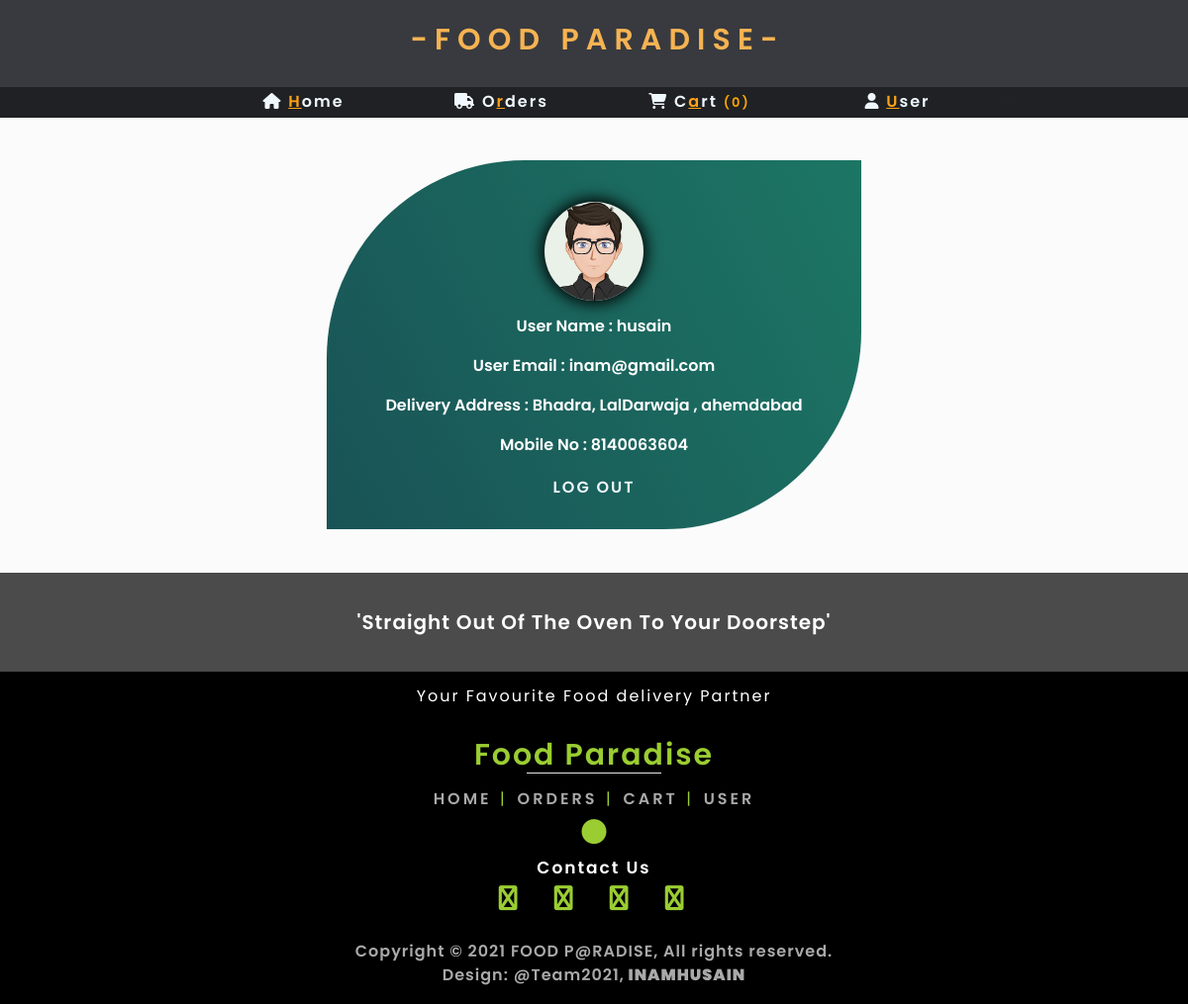
/User/user.php (signed in), run on an earlier commit of the app's database.
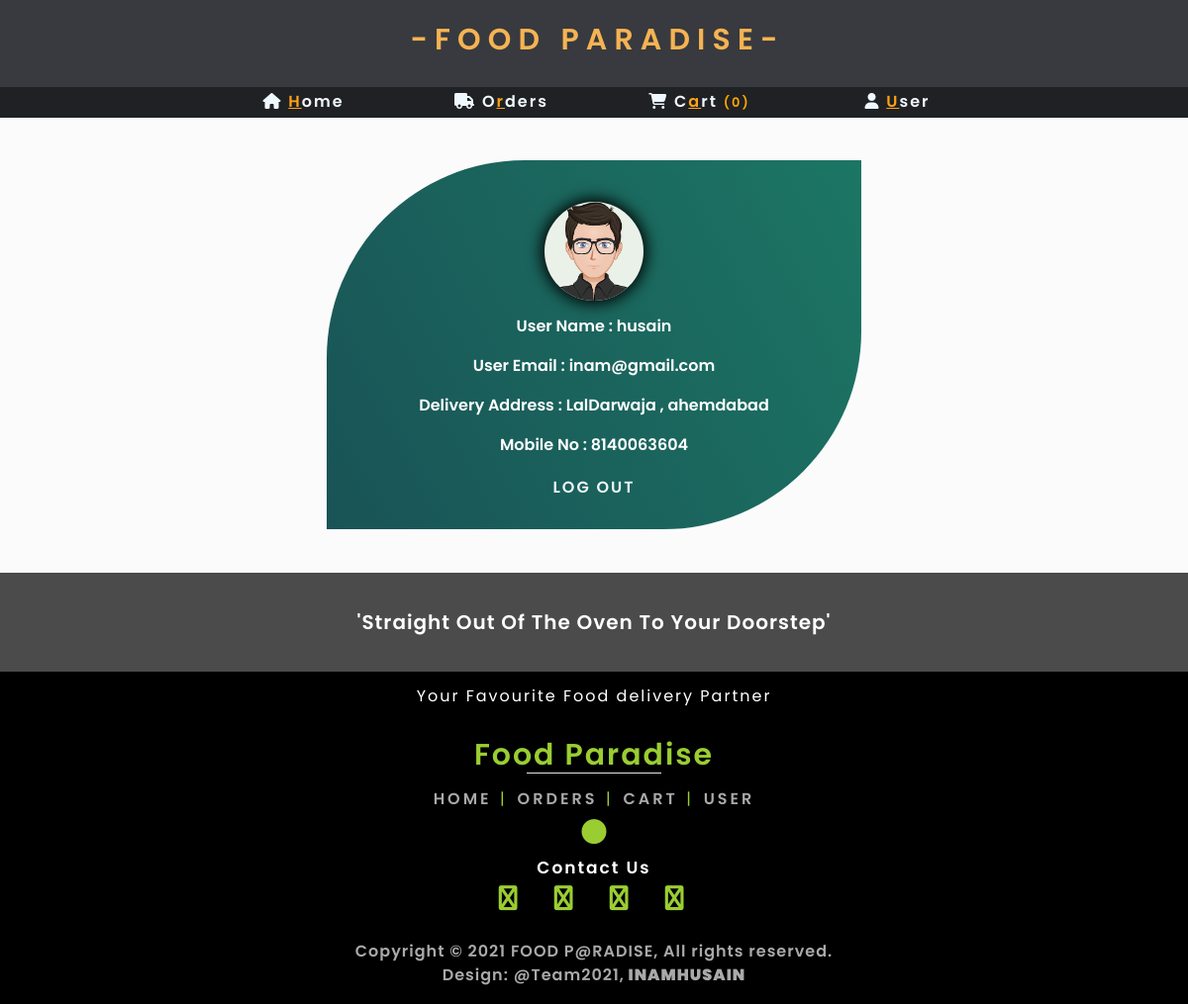
And on a later commit of the database.
### tables this page shows
CREATE TABLE `user` (
  `id` int(255) NOT NULL,
  `user_name` varchar(255) NOT NULL,
  `email` varchar(255) NOT NULL,
  `password` varchar(255) NOT NULL,
  `address` varchar(255) NOT NULL,
  `mobile` varchar(255) NOT NULL
);

### User/user.php (the view, shortened to what this page needs)
<?php
$user_email = $_SESSION['user_email'];
include 'conn.php';
$select = "SELECT * FROM `user` WHERE `email`='$user_email'";
$select_query=mysqli_query($con,$select);
$res = mysqli_fetch_array($select_query);
$user_name = $res['user_name'];
$address = $res['address'];
$mobile = $res['mobile'];
?>
<!DOCTYPE html>
<html lang="en">
<head>
    <?php include '../Admin/links.php'; ?>
    <link rel="stylesheet" href="css/user.css">
</head>
<body onload="myfunc()">
    <?php
    include 'menu.php';
    ?>
    <div class="container">
        <div class="row justify-content-center">
            <div class="col-lg-6 text-center">
                   <div class="cardd">
                        <div class="row justify-content-center" id="img">
                                <div class="col-12 text-center">
                                    <img src="images/avatar7.png" height="100px" width="100px">
                                </div>
                        </div>
                        <div class="row justify-content-center" id="name">
                                <div class="col-12 text-center">
                                    <p>User Name : <?php echo $user_name;?></p>
                                </div>
                        </div>
                        <div class="row justify-content-center" id="email">
                                <div class="col-12 text-center">
                                    <p>User Email : <?php echo $user_email;?></p>
                                </div>
                        </div>
                        <div class="row justify-content-center" id="address">
                                <div class="col-12 text-center">
                                    <p>Delivery Address : <?php echo $address;?></p>
                                </div>
                        </div>
                        <div class="row justify-content-center" id="mobile">
                                <div class="col-12 text-center">
                                    <p>Mobile No : <?php echo $mobile;?></p>
                                </div>
                        </div>
                        <div class="row justify-content-center" id="name">
                                <div class="col-12 text-center">
                                    <a class="aaa" href="logout.php">LOG OUT</a>
                                </div>
                        </div>
                   </div>
            </div>
        </div>
    </div>
    <?php include 'footer.php'; ?>
</body>
</html>

What changed in the data, as far as the page shows it:
changed user "husain": address "Bhadra, LalDarwaja , ahemdabad" → "LalDarwaja , ahemdabad"
